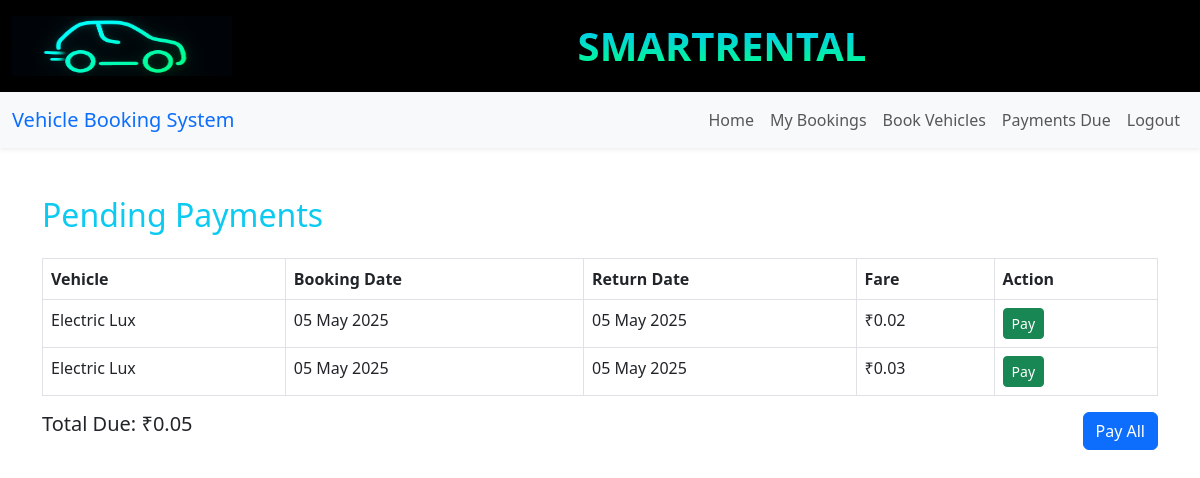
The app's page /payments-due/ (signed in), older data.
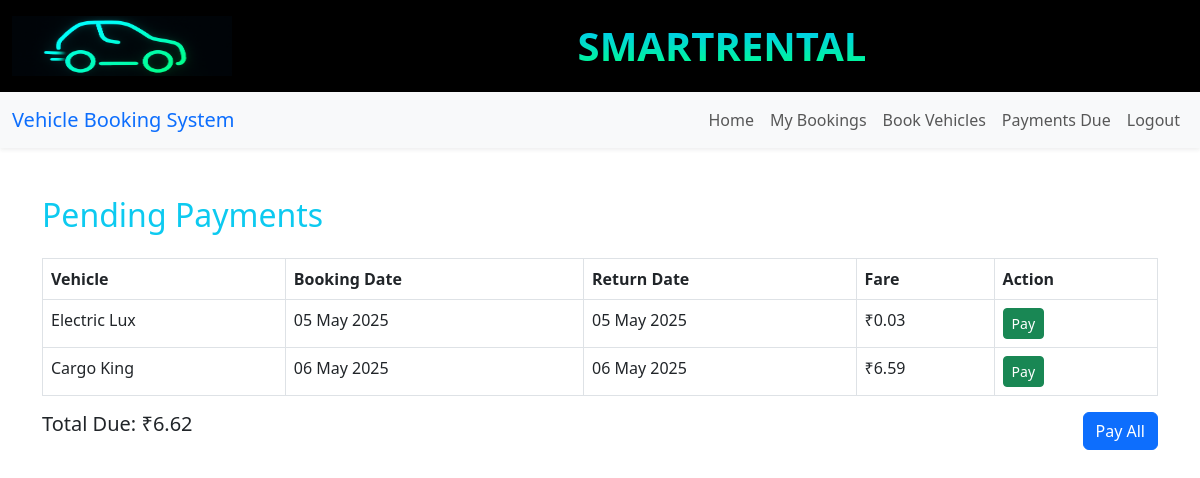
The same page, newer data.
### vehicles/models.py (models this page shows, shortened)
class Booking(models.Model):
    user = models.ForeignKey('auth.User', on_delete=models.CASCADE)
    vehicle = models.ForeignKey('Vehicle', on_delete=models.CASCADE)
    booking_date = models.DateTimeField(auto_now_add=True)
    return_date = models.DateTimeField(null=True, blank=True)
    fare = models.DecimalField(max_digits=10, decimal_places=2, null=True, blank=True)
    total_fare = models.FloatField(default=0)
    paid = models.BooleanField(default=False)
    is_returned = models.BooleanField(default=False)

class Vehicle(models.Model):
    make = models.CharField(max_length=100)
    model_name = models.CharField(max_length=100)
    name = models.CharField(max_length=100)
    vehicle_type = models.CharField(max_length=50)
    fare = models.DecimalField(max_digits=10, decimal_places=2)
    available = models.BooleanField(default=True)
    image = models.ImageField(upload_to=vehicle_image_upload_path, blank=True, null=True)

### vehicles/views.py (the view)
# urls.py: path('payments-due/', views.payment_due_list, name='payments_due'),
@login_required
def payment_due_list(request):
    unpaid_bookings = Booking.objects.filter(user=request.user, paid=False, return_date__isnull=False)
    total_due = round((unpaid_bookings.aggregate(Sum('fare'))['fare__sum'] or 0), 2)
    if request.method == 'POST':
        unpaid_bookings.update(paid=True)
        messages.success(request, "All pending payments have been marked as completed.")
        return redirect('my_bookings')
    return render(request, 'vehicles/payment_due_list.html', {
        'unpaid_bookings': unpaid_bookings,
        'total_due': total_due,
    })

### vehicles/context_processors.py (called while the page is built)
def latest_unpaid_booking(request):
    if request.user.is_authenticated and not request.user.is_staff:
        booking = Booking.objects.filter(user=request.user, paid=False).last()
        return {'latest_booking': booking}
    return {}

### templates/vehicles/payment_due_list.html (shortened to what this page needs)
{% extends 'vehicles/base.html' %}
{% load static %}
{% block content %}
<div class="container mt-5">
    <h2 class="text-info">Pending Payments</h2>
    {% if unpaid_bookings %}
        <form method="post">
            <table class="table table-bordered mt-4">
                <thead>
                    <tr>
                        <th>Vehicle</th>
                        <th>Booking Date</th>
                        <th>Return Date</th>
                        <th>Fare</th>
                        <th>Action</th>
                    </tr>
                </thead>
                <tbody>
                    {% for booking in unpaid_bookings %}
                    <tr>
                        <td>{{ booking.vehicle.name }}</td>
                        <td>{{ booking.booking_date|date:"d M Y" }}</td>
                        <td>{{ booking.return_date|date:"d M Y" }}</td>
                        <td>₹{{ booking.fare|floatformat:2 }}</td>
                        <td><a href="{% url 'payment' booking.id %}" class="btn btn-sm btn-success">Pay</a></td>
                    </tr>
                    {% endfor %}
                </tbody>
            </table>
            <div class="d-flex justify-content-between">
                <h5>Total Due: ₹{{ total_due|floatformat:2 }}</h5>
                <button type="submit" class="btn btn-primary">Pay All</button>
            </div>
        </form>
    {% else %}
        <p>No unpaid bookings found.</p>
    {% endif %}
</div>
{% endblock %}

Row changes from the older to the newer data that the page shows:
no longer on this page (row edited): Booking: vehicle.name "Electric Lux", booking_date "05 May 2025", return_date "05 May 2025", fare "0.02"
added Booking: vehicle.name "Cargo King", booking_date "06 May 2025", return_date "06 May 2025", fare "6.59"
Text that changed along with them:
{{ total_due|floatformat:2 }}: "0.05" → "6.62"
